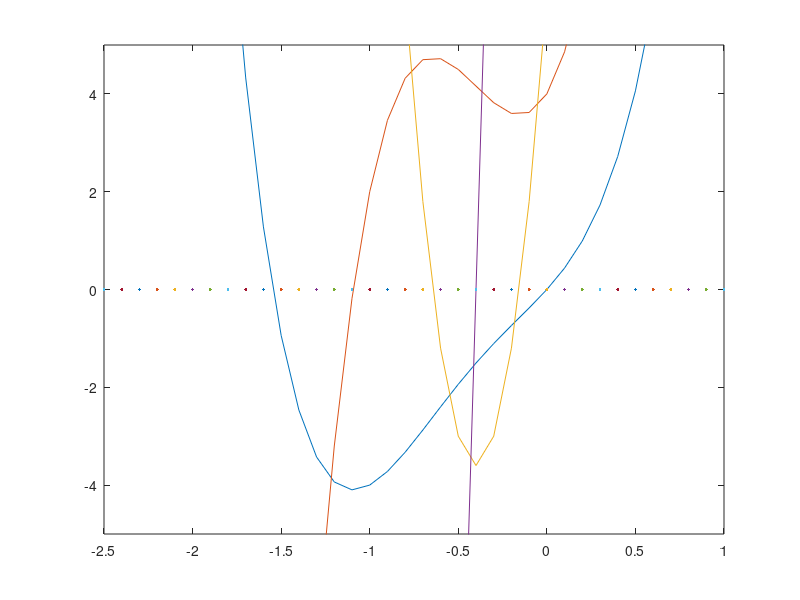

The MATLAB source for this figure: (Note: this script raises an error after producing the figure.)
%XL=[-20 20];
%fplot(f,XL);
clearvars;

X=-2.5:0.1:1;
f1=@(x)5*x.^4+8*x.^3+3*x.^2+4*x;
f2=@(x)20*x.^3+24*x.^2+6*x+4;
f3=@(x)60*x.^2+48*x+6;
f4=@(x)120*x+48;
f5=@(x)120;
f6=@(x)0;

plot(X,f1(X),X,f2(X),X,f3(X),X,f4(X),X,f5(X),X,f6(X));
axis([-2.5 1 -5 5])


%f1=@(x)polyder([1 2 1 2 0 0]);
syms x
f=(x.^2+2*x)*(x.^3+x);
f1=matlabFunction(diff(f));
f2=matlabFunction(diff(f,2));
f3=matlabFunction(diff(f,3));
f4=matlabFunction(diff(f,4));
f5=matlabFunction(diff(f,5));
f6=matlabFunction(diff(f,6));
plot(X,f1(X),'r',X,f2(X),X,f3(X));
axis([-2.5 1 -5 5])